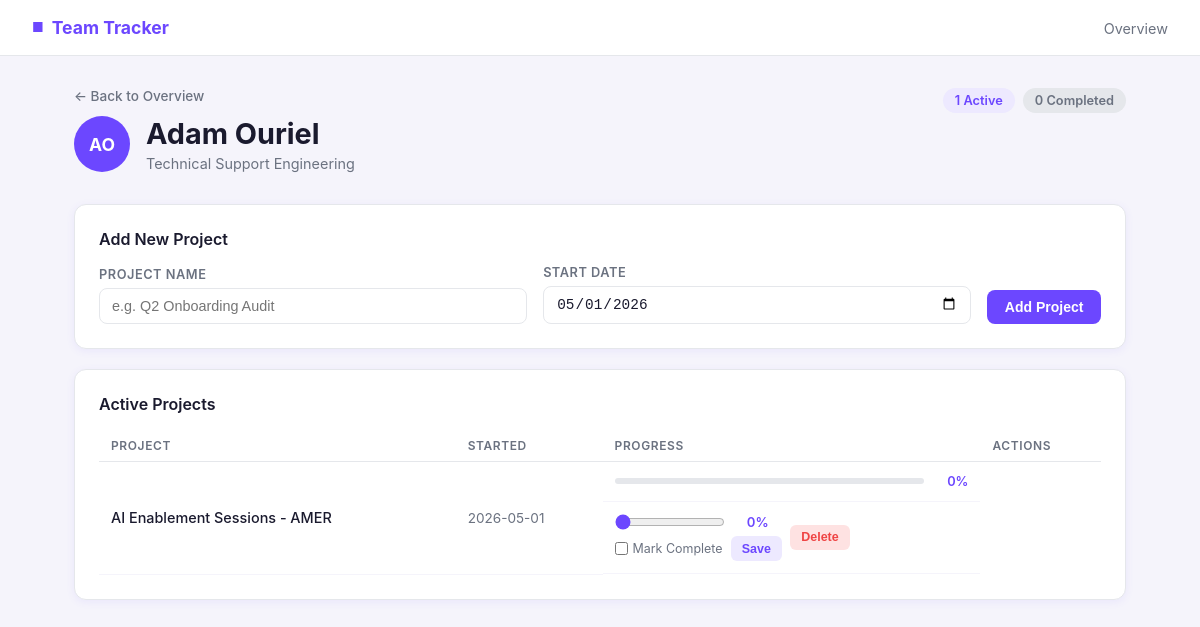
The app's page /teammate/1 with its own data.
### tables this page shows
CREATE TABLE teammates (
                id INTEGER PRIMARY KEY AUTOINCREMENT,
                name TEXT NOT NULL
            );

CREATE TABLE projects (
                id INTEGER PRIMARY KEY AUTOINCREMENT,
                teammate_id INTEGER NOT NULL,
                name TEXT NOT NULL,
                start_date TEXT NOT NULL,
                pct_complete INTEGER DEFAULT 0,
                completed_date TEXT,
                FOREIGN KEY (teammate_id) REFERENCES teammates(id)
            );

### app.py (the view)
@app.route('/teammate/<int:tid>')
def teammate(tid):
    db = get_db()
    t = db.execute('SELECT * FROM teammates WHERE id = ?', (tid,)).fetchone()
    if not t:
        return redirect(url_for('index'))
    projects = db.execute(
        'SELECT * FROM projects WHERE teammate_id = ? ORDER BY completed_date ASC, start_date DESC',
        (tid,)
    ).fetchall()
    history = {}
    for p in projects:
        history[p['id']] = db.execute(
            'SELECT pct_complete, updated_date FROM progress_history WHERE project_id = ? ORDER BY updated_date DESC',
            (p['id'],)
        ).fetchall()
    return render_template('teammate.html', teammate=t, projects=projects, today=date.today().isoformat(), history=history)

### app.py (called while the page is built)
def get_db():
    conn = sqlite3.connect(DB)
    conn.row_factory = sqlite3.Row
    return conn

### templates/teammate.html (shortened to what this page needs)
{% extends "base.html" %}
{% block content %}
{% set initials = teammate.name.split()|map('first')|join('') %}
{% set active = projects|selectattr('completed_date', 'none')|list %}
{% set done = projects|rejectattr('completed_date', 'none')|list %}
<div class="page-header">
    <div class="header-left">
        <a href="/" class="back-link">&larr; Back to Overview</a>
        <div class="teammate-header">
            <div class="avatar avatar-lg">{{ initials }}</div>
            <div>
                <h1>{{ teammate.name }}</h1>
                <p class="subtitle">Technical Support Engineering</p>
            </div>
        </div>
    </div>
    <div class="header-stats">
        <div class="stat-pill">{{ active|length }} Active</div>
        <div class="stat-pill muted">{{ done|length }} Completed</div>
    </div>
</div>
<div class="section-card">
    <h2>Add New Project</h2>
    <form action="{{ url_for('add_project', tid=teammate.id) }}" method="POST" class="add-form">
        <div class="form-row">
            <div class="form-group">
                <label for="name">Project Name</label>
                <input type="text" id="name" name="name" placeholder="e.g. Q2 Onboarding Audit" required>
            </div>
            <div class="form-group">
                <label for="start_date">Start Date</label>
                <input type="date" id="start_date" name="start_date" value="{{ today }}" required>
            </div>
            <button type="submit" class="btn btn-primary">Add Project</button>
        </div>
    </form>
</div>
<div class="section-card">
    <h2>Active Projects</h2>
    {% if active %}
    <table class="projects-table">
        <thead>
            <tr>
                <th>Project</th>
                <th>Started</th>
                <th>Progress</th>
                <th>Actions</th>
            </tr>
        </thead>
        <tbody>
            {% for p in active %}
            <tr>
                <td class="project-name">
                    {{ p.name }}
                </td>
                <td class="date-cell">{{ p.start_date }}</td>
                <td class="progress-cell">
                    <div class="progress-bar">
                    </div>
                    <span class="pct-label">{{ p.pct_complete }}%</span>
                </td>
                <td class="actions-cell">
                    <form action="{{ url_for('update_project', pid=p.id) }}" method="POST" class="update-form">
                        <div class="slider-row">
                            <input type="range" name="pct_complete" id="range-{{ p.id }}"
                                   value="{{ p.pct_complete }}" min="0" max="100"
                                   oninput="document.getElementById('pct-display-{{ p.id }}').textContent = this.value + '%'">
                            <span id="pct-display-{{ p.id }}" class="pct-display">{{ p.pct_complete }}%</span>
                        </div>
                        <div class="form-actions">
                            <label class="complete-label">
                                <input type="checkbox" name="mark_complete"> Mark Complete
                            </label>
                            <button type="submit" class="btn btn-sm btn-secondary">Save</button>
                        </div>
                    </form>
                    <form action="{{ url_for('delete_project', pid=p.id) }}" method="POST"
                          onsubmit="return confirm('Delete this project?')">
                        <button type="submit" class="btn btn-sm btn-danger">Delete</button>
                    </form>
                </td>
            </tr>
            {% endfor %}
        </tbody>
    </table>
    {% else %}
    <p class="empty-state">No active projects. Add one above.</p>
    {% endif %}
</div>
{% endblock %}

### records on screen
teammates: name "Adam Ouriel"
projects: name "AI Enablement Sessions - AMER", start_date "2026-05-01", pct_complete "0"

### other values on screen
{{ initials }} "AO"
{{ active|length }} "1"
{{ done|length }} "0"
